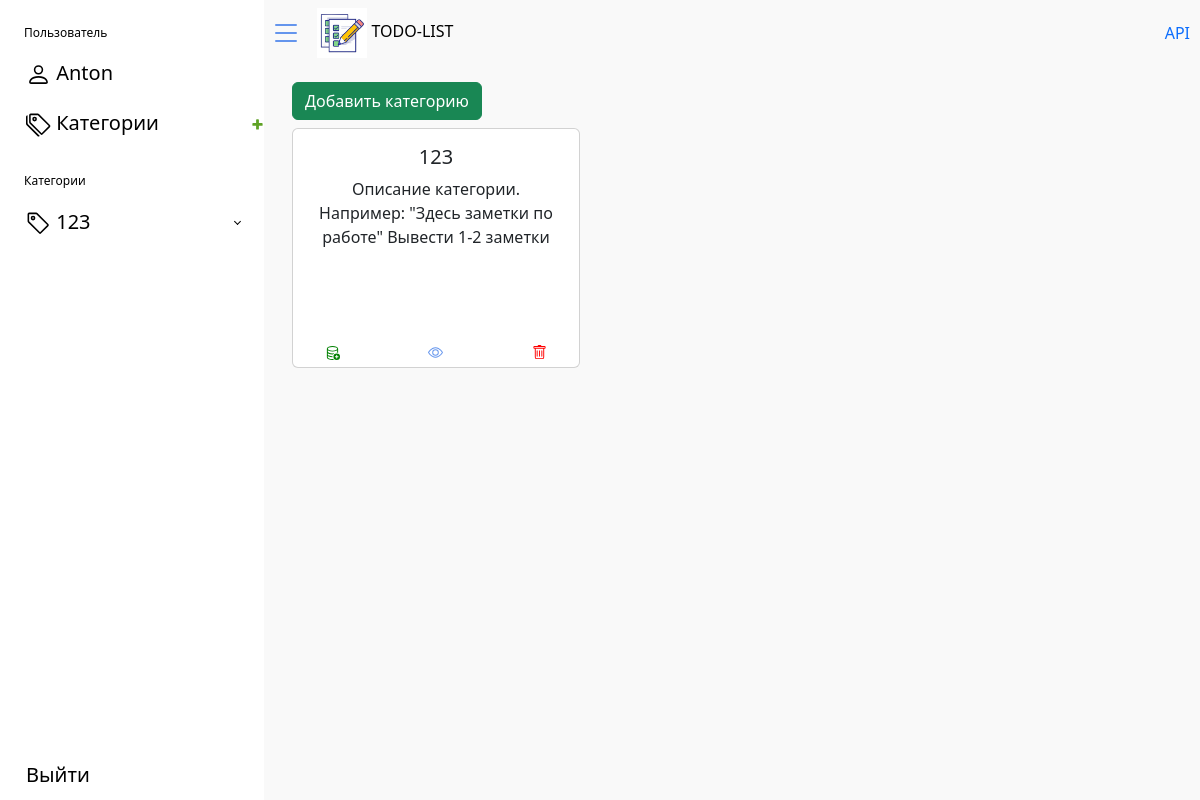
/categories/ (signed in), run on an earlier commit of the app's database.
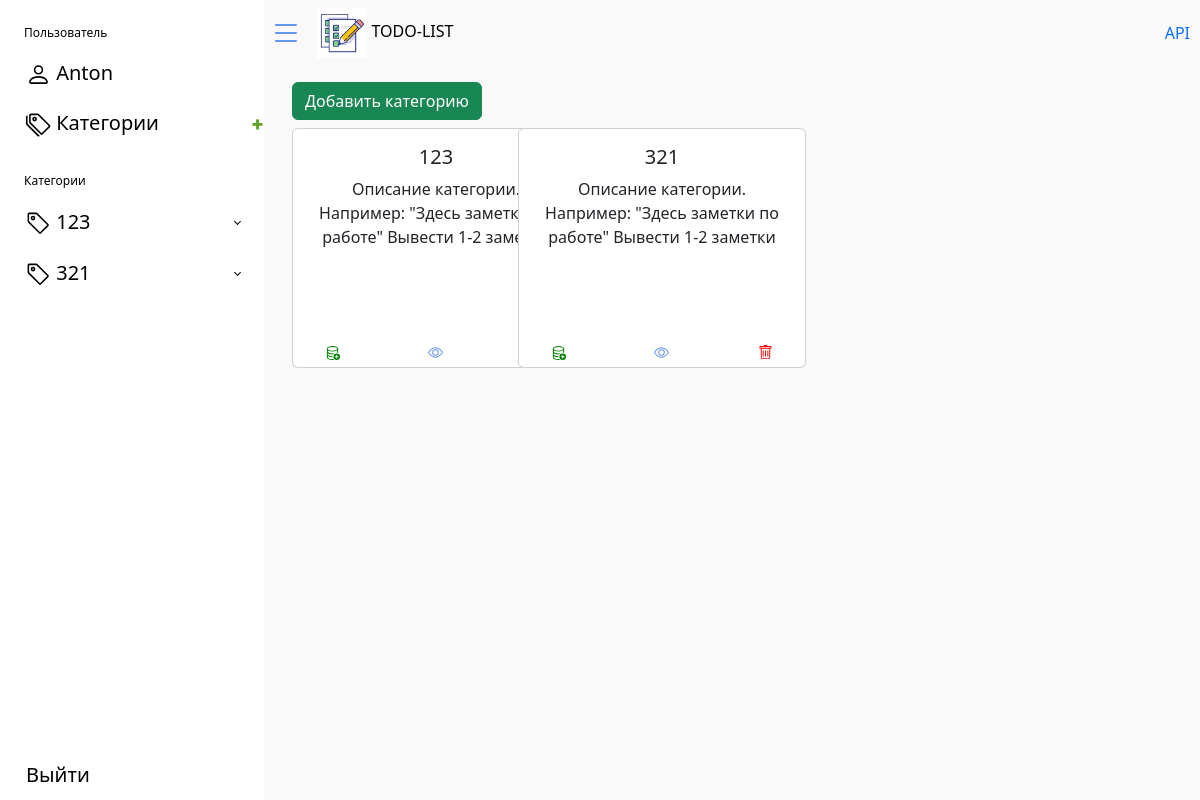
And on a later commit of the database.
### todo_list/models.py (models this page shows, shortened)
class Categories(models.Model):
    user = models.ForeignKey(User, on_delete=models.CASCADE)
    name = models.CharField(max_length=16, verbose_name='наименование категории', validators=[MinLengthValidator(2)])
    class Meta:
        unique_together = ('user', 'name')

### todo_list/views.py (the view)
# urls.py: path('categories/', login_required(views.Category.as_view()), name='categories'),
class Category(ListView):
    model = Categories
    template_name = 'todo_list/topics.html'
    def get_context_data(self, *, object_list=None, **kwargs):
        context = super().get_context_data(**kwargs)
        context['categories_list'] = get_user_categories(self)
        return context

### todo_list/views.py (called while the page is built)
def get_user_categories(self :None):
    return Categories.objects.filter(user=self.request.user).select_related('user').prefetch_related('notes')

### todo_list/templates/todo_list/topics.html (shortened to what this page needs)
{% extends "base.html" %}
{% load static %}
{% block css_additional %}
<link rel="stylesheet" href="{% static 'todo_list/css/topics.css' %}">
<link rel="stylesheet" href="{% static 'todo_list/bootstrap/css/bootstrap.min.css' %}">
{% endblock %}
{% block content %}
<div class="d-flex">
    {% include 'todo_list/bars/sidebar.html' %}
    <div class="main">
        {% include 'todo_list/bars/navbar.html' %}
        {% if categories_list %}
        <main class="p-3">
            <div class="container-fluid">
                <div class="row">
                    <div class="col-md-6">
                        <a href="{% url 'add_categories' %}" class="btn btn-success">Добавить категорию</a>
                    </div>
                </div>
                <div class="mb-3 mt-2 text-center">
                    <div class="row row-cols-1 row-cols-md-4 g-4">
                        {% for i in categories_list %}
                        <div class="col">
                            <div class="card" style="width: 18rem; height: 15rem;">
                                <div class="card-body">
                                    <h5 class="card-title">{{i.name}}</h5>
                                    <p class="card-text">Описание категории. Например: "Здесь заметки по работе"
                                        Вывести 1-2 заметки
                                    </p>
                                </div>
                                <div class="row">
                                    <div class="col-md-4 mb-1">
                                        <a href="{% url 'add_notes' i.pk %}" style="color: cornflowerblue;">
                                            <img src="{% static 'todo_list/assets/database-add.svg' %}" alt="Bootstrap"
                                                 width="15" height="15">
                                        </a>
                                    </div>
                                    <div class="col-md-4 mb-1">
                                        <a href="{% url 'view_category' i.pk %}" style="color: green;">
                                            <img src="{% static 'todo_list/assets/eye.svg' %}" alt="Bootstrap"
                                                 width="15" height="15">
                                        </a>
                                    </div>
                                    <div class="col-md-4 mb-1">
                                        <a href="{% url 'delete_category' i.pk %}" style="color: red;">
                                            <img src="{% static 'todo_list/assets/trash.svg' %}" alt="Bootstrap"
                                                 width="15" height="15">
                                        </a>
                                    </div>
                                </div>
                            </div>
                        </div>
                        {% endfor %}
                    </div>
                </div>
            </div>
        </main>
        {% else %}
        <p class="text-center">Пока что у вас нет ни одной категории. Для добавления категории необходимо нажать зеленый
            крестик слева.</p>
        {% endif %}
    </div>
</div>
{% endblock %}

### todo_list/templates/todo_list/bars/sidebar.html (shortened to what this page needs)
{% load static %}
<aside id="sidebar" class="sidebar-toggle">
    <ul class="sidebar-nav p-0">
        <li class="sidebar-header">
            Пользователь
        </li>
        <li class="sidebar-item">
            {% if user.is_authenticated %}
            <a href="#" class="sidebar-link">
                <img src="{% static 'todo_list/assets/person.svg' %}" alt="user"
                     width="25" height="25">
                <span>{{ user.name }}</span>
            </a>
            {% endif %}
        </li>
        {% if user.is_authenticated %}
        <li class="sidebar-item" style="display: flex; align-items: center; justify-content: space-between;">
            <a href="{% url 'categories' %}" class="sidebar-link">
                <img src="{% static 'todo_list/assets/tags.svg' %}" alt="categories"
                     width="25" height="25">
                <span>Категории</span>
            </a>
            <a href="{% url 'add_categories' %}">
                <img class="icon" src="{% static 'todo_list/img/icon-addlink.svg' %}" alt="dots icon">
            </a>
        </li>
        {% if categories_list %}
        <li class="sidebar-header">
            Категории
        </li>
        {% endif %}
        {% for i in categories_list %}
        <li class="sidebar-item small">
            <a href="#" class="sidebar-link collapsed" data-bs-toggle="collapse"
               data-bs-target="#{{ i.name|urlencode }}" aria-expanded="false" aria-controls="{{ i.name|urlencode }}"
               style="margin-top: 1px;">
                <img src="{% static 'todo_list/assets/tag.svg' %}" alt="categories"
                     width="25" height="25">
                <span>{{ i.name }}</span>
            </a>
        </li>
        {% endfor %}
        {% endif %}
    </ul>
    <div class="sidebar-footer">
        {% if user.is_authenticated %}
        <a href="{% url 'logout' %}" class="sidebar-link">
            <span>Выйти</span>
        </a>
        {% endif %}
    </div>
</aside>

What changed in the data, as far as the page shows it:
added Categories: name "321"
